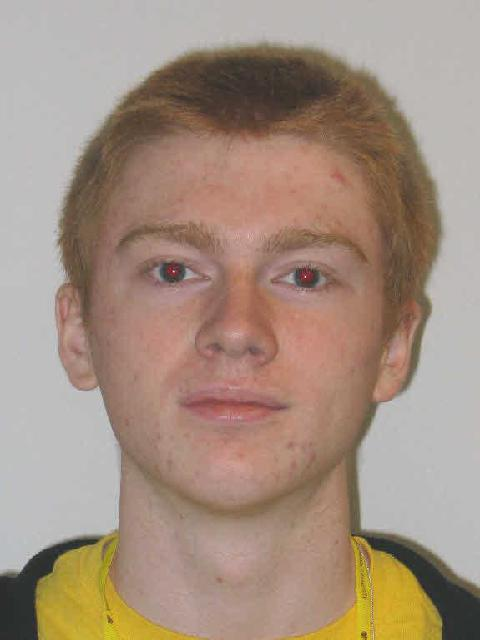
#> input picture Datasets/RosterImages/AHauck.jfif, 480 x 640 px
$ jupyter execute --allow-errors Lab-3-More-Images.ipynb   (shell and % lines are left out)
#> lines starting #> are read from the running program, lines starting #| are printed output that depends on the picture
[cell 1]
import imageio
import visvis as vv
import numpy as np
from PIL import Image

[cell 2]
AH_img = imageio.imread("../Datasets/RosterImages/AHauck.jfif", as_gray='True')
#> AH_img: shape (640, 480) float32; min 25.15, max 224, mean 147.5
AJ_img = imageio.imread("../Datasets/RosterImages/ajohnson.jfif", as_gray='True')
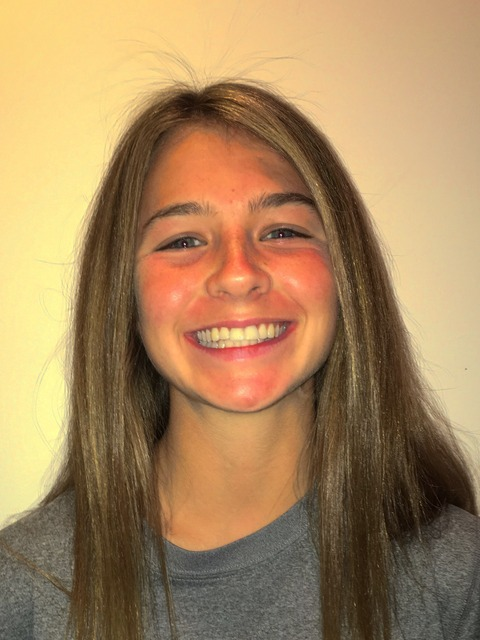
#> input picture Datasets/RosterImages/ajohnson.jfif, 480 x 640 px
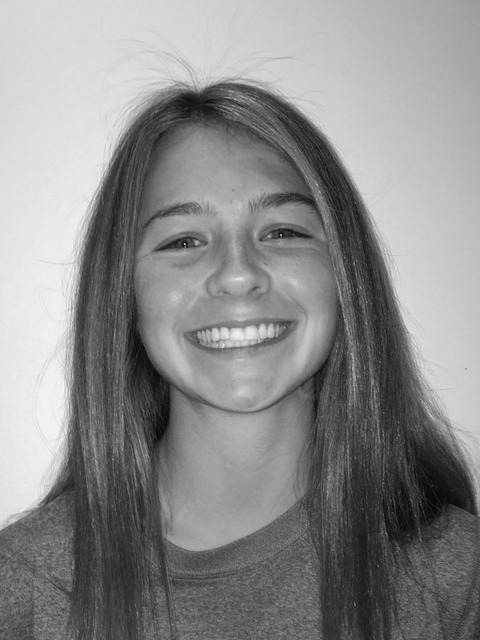
#> AJ_img: shape (640, 480) float32; min 4.18, max 245.5, mean 139.6
DH_img = imageio.imread("../Datasets/RosterImages/dherschel.jfif", as_gray='True')
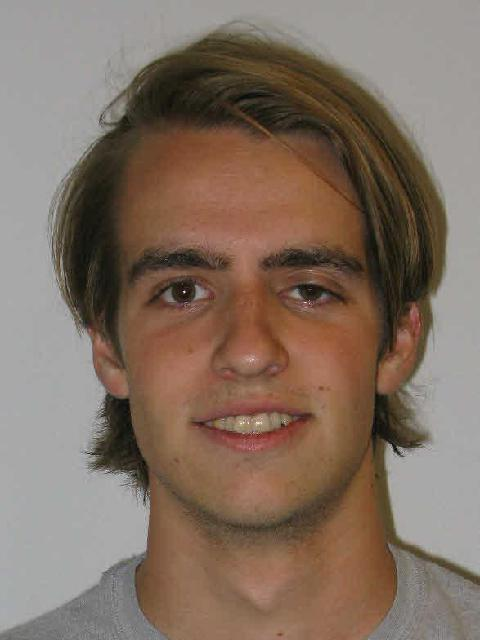
#> input picture Datasets/RosterImages/dherschel.jfif, 480 x 640 px
#> DH_img: shape (640, 480) float32; min 0.587, max 241.4, mean 115.3
AO_img = imageio.imread("../Datasets/RosterImages/aortiz.jfif", as_gray='True')
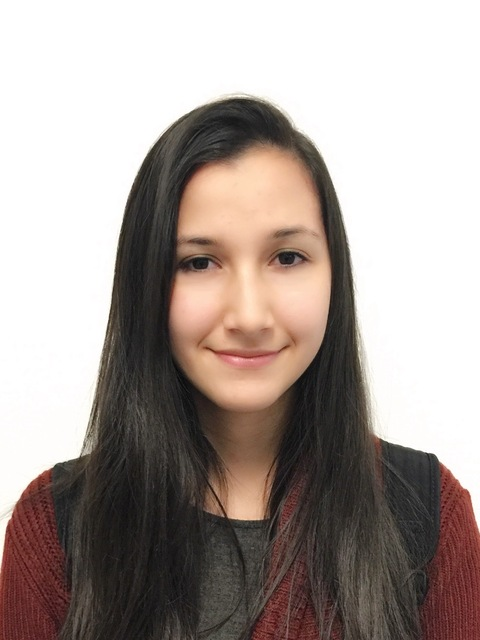
#> input picture Datasets/RosterImages/aortiz.jfif, 480 x 640 px
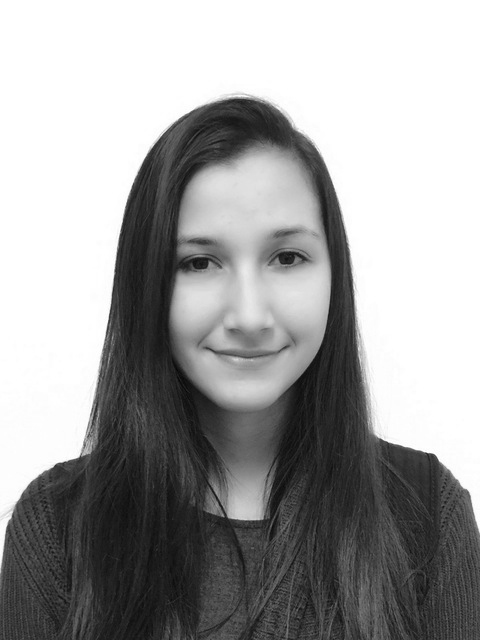
#> AO_img: shape (640, 480) float32; min 4.06, max 255, mean 160.5
AH_img2 = Image.open("../Datasets/RosterImages/AHauck.jfif")

print(np.shape(AH_img))
#| (640, 480)
print(np.shape(AJ_img))
#| (640, 480)
print(np.shape(DH_img))
#| (640, 480)
print(np.shape(AO_img))
#| (640, 480)
AH_rsize = AH_img2.resize((480, 640))
print(np.shape(AH_rsize))
#| (640, 480, 3)
AH_rsize.save("../Datasets/RosterImages/AHauck_rsize.jfif")
AH_rsize2 = imageio.imread("../Datasets/RosterImages/AHauck_rsize.jfif", as_gray='True')
#> AH_rsize2: shape (640, 480) float32; min 25.15, max 224, mean 147.5
print(np.shape(AH_rsize2))
#| (640, 480)

[cell 3]
import matplotlib.pyplot as plt
plt.figure()
plt.imshow(AO_img, cmap=plt.cm.gray)
plt.show()

[cell 4]
plt.figure()
plt.imshow(AJ_img, cmap=plt.cm.gray)
plt.show()

[cell 5]
plt.figure()
plt.imshow(AH_img, cmap=plt.cm.gray)
plt.show()

[cell 6]
plt.figure()
plt.imshow(AH_rsize2, cmap=plt.cm.gray)
plt.show()

# Part 1: Linear Combinations
Load ALL of the images, and check their sizes (you can use the code above as a starter).
Store these images in a list of matrices (rather than individual names or an array).

Notice: You can store images that have different dimensions in a LIST of the matrices. However, if you store them as an array with each matrix as a new entry, only the matrices that are the same size will be able to be stored.

[cell 7]
#Put your code here!
from pathlib import Path
import glob

imgs = {}

for img_uri in glob.glob("../Datasets/RosterImages/*.jfif"):
    img = imageio.imread(img_uri, as_gray='True')
    size = np.shape(img)
#> size = (640, 480)

    if size in imgs:
        imgs[size].append(img)
    else:
        imgs[size] = [img]
#> pass 2 of the loop `for img_uri in glob.glob("../Datasets/RosterImages/*.jfif"):`:
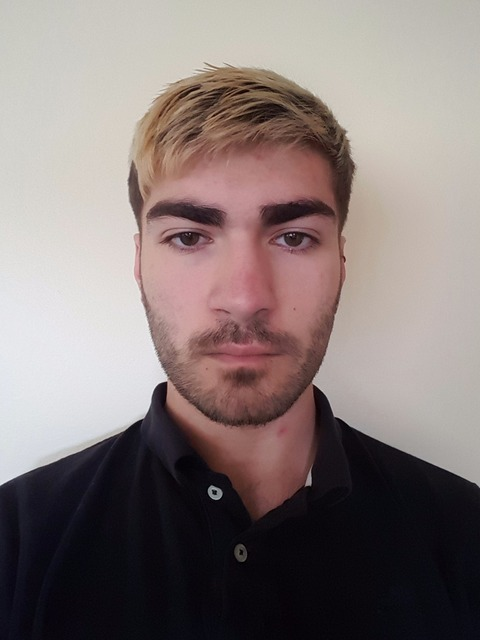
#> input picture Datasets/RosterImages/CGarzella.jfif, 480 x 640 px
#> `img = imageio.imread(img_uri, as_gray='True')`:
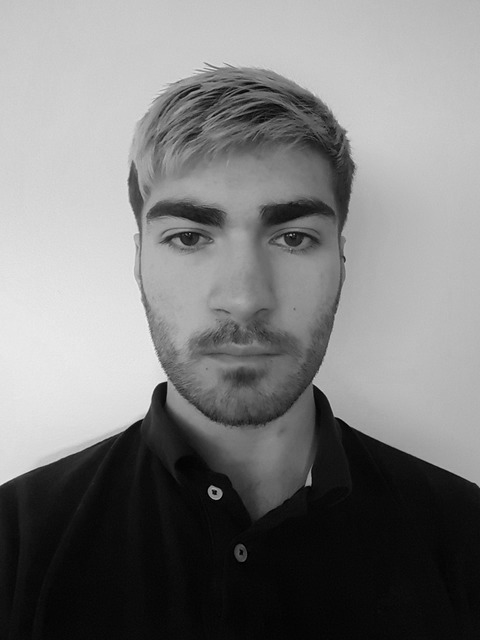
#> img: shape (640, 480) float32; min 0.299, max 241, mean 125
#> pass 3 of the loop `for img_uri in glob.glob("../Datasets/RosterImages/*.jfif"):`:
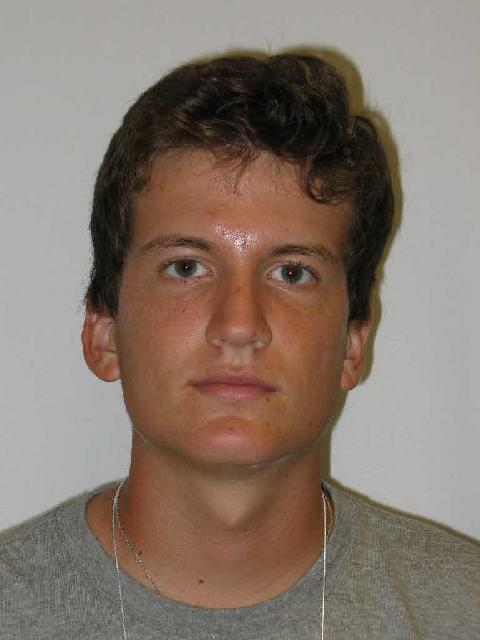
#> input picture Datasets/RosterImages/GCarvajal.jfif, 480 x 640 px
#> `img = imageio.imread(img_uri, as_gray='True')`:
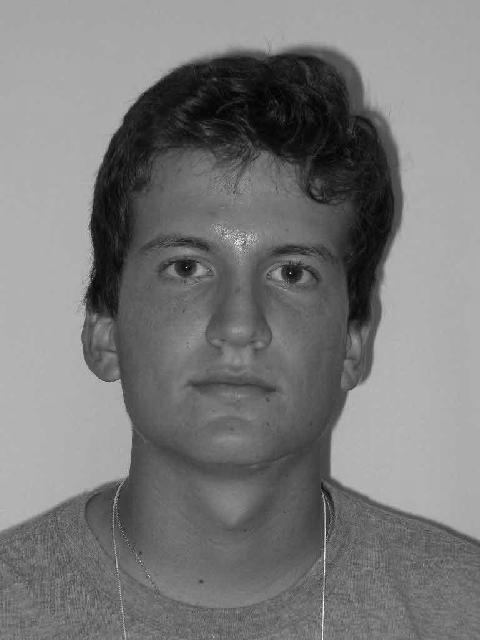
#> img: shape (640, 480) float32; min 0, max 252.6, mean 121.7
#> the loop made 6 passes; the first 3 are shown

for k, v in imgs.items():
    print(k, len(v))
#> this loop made 1 pass
#| (640, 480) 6
    # => shows (640, 480) to be the mode size (5)

Now, loop over your list and extract all the matrices that are the same size and store those in an array.
If you prefer, you can actually go back and modify you loop(s) above to do so, and re-execute the cell.

#### Merging Images via Linear Combinations
Write a loop to make 10 images with progressive combinations of two different images that are the same size. The first image should be just one of the basic images, and the last should be the other image. These should all be stored in the same array, with the final index being which image in the sequence it is. (I.E., [x-indx, y-indx, img-indx] ).

[cell 8]
#Loop over to make the combinations of the images.
targets = imgs[(640, 480)]
#> targets = 6 items
target1 = targets[0]
target2 = targets[1]

for concentration in range(0, 11):
    c1 = concentration/10.0
    c2 = (10.0 - concentration)/10.0

    print(c1 * 100, "\% Target-1; ", c2 * 100, "\% Target-2")
    plt.figure()
    plt.imshow(c1*target1+c2*target2, cmap=plt.cm.gray)
    plt.show()

#### Making an animation
Look at these two sites, and attempt to animate the transition between the two images.

http://louistiao.me/posts/notebooks/embedding-matplotlib-animations-in-jupyter-notebooks/

http://louistiao.me/posts/notebooks/embedding-matplotlib-animations-in-jupyter-as-interactive-javascript-widgets/

[cell 9]
import numpy as np
import matplotlib.pyplot as plt

from matplotlib import animation, rc
from IPython.display import HTML

target1 = targets[0]
target2 = targets[1]
fig, ax = plt.subplots()

im = plt.imshow(target2, animated=True)

# animation function. This is called sequentially
def animate(concentration):
    c1 = concentration/10.0
    c2 = (10.0 - concentration)/10.0

    im.set_array(c1*target1 + c2*target2)
    return (im,)

# call the animator. blit=True means only re-draw the parts that have changed.
anim = animation.FuncAnimation(fig, animate, frames=10, interval=200, blit=True)
#> (the rest of this cell did not finish here and is left out)

# Part 2: Edge detection in a Picture
Let's try to do the edge detection from the convolutions intro, but on some of the images.

#### Replicating code from the convolutions notebook.
Copy the code for the "Top" matrix, the "Straight" matrices, and the "diagonal" matrices.

[cell 10]
# Put all that code here.

import math,sys,os,numpy as np
from numpy.linalg import norm
from PIL import Image
from matplotlib import pyplot as plt, rcParams, rc
# from scipy.ndimage import imread
# from skimage.measure import block_reduce
import pickle as pickle
from scipy.ndimage.filters import correlate, convolve
rcParams['figure.figsize'] = 3, 6
np.set_printoptions(precision=4, linewidth=100)

def plots(ims, interp=False, titles=None):
#> called with interp = False
    ims=np.array(ims)
    mn,mx=ims.min(),ims.max()
    f = plt.figure(figsize=(12,24))
    for i in range(len(ims)):
        sp=f.add_subplot(1, len(ims), i+1)
        if not titles is None: sp.set_title(titles[i], fontsize=18)
        plt.imshow(ims[i], interpolation=None if interp else 'none', vmin=mn,vmax=mx)

def plot(im, interp=False):
    f = plt.figure(figsize=(3,6), frameon=True)
    plt.imshow(im, interpolation=None if interp else 'none')

plt.gray()
plt.close()

# Put all that code here.
top=[[-1,-1,-1],
     [ 1, 1, 1],
     [ 0, 0, 0]]
plot(top)


straights=[np.rot90(top,i) for i in range(4)]
plots(straights)

br=[[ 0, 0, 1],
    [ 0, 1,-1.5],
    [ 1,-1.5, 0]]

diags = [np.rot90(br,i) for i in range(4)]
plots(diags)

plots(diags + straights)

#### Edge detection with convolutions
Use the convolutions example to apply the straight and diagonal matrices through convolutions to at least two images. I'd recommend using Ari's image and another one.

[cell 11]
rots = straights + diags
corrs = []
convs = []

# AO

for rot in rots:
    tempConv = convolve(AO_img, rot)
    convs.append(tempConv)

    tempCorr = correlate(AO_img, rot)
    corrs.append(tempCorr)

    np.allclose(tempConv, tempCorr)
#> this loop made 8 passes
#> pass 1, `tempConv = convolve(AO_img, rot)`:
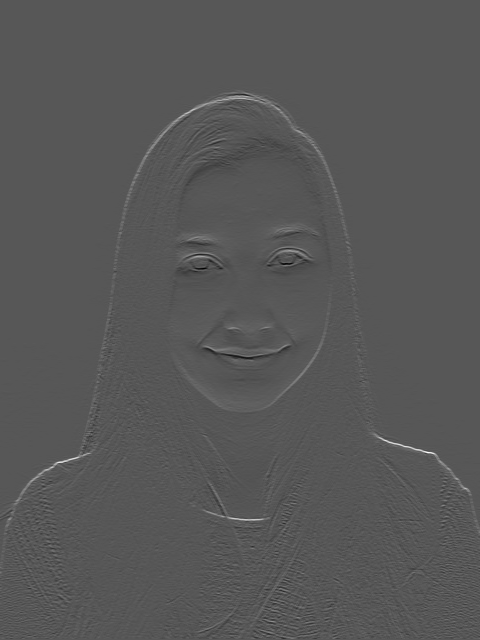
#> tempConv: shape (640, 480) float32; min -220.7, max 426, mean 0.9; drawn with min black and max white
#> pass 2, `tempCorr = correlate(AO_img, rot)`:
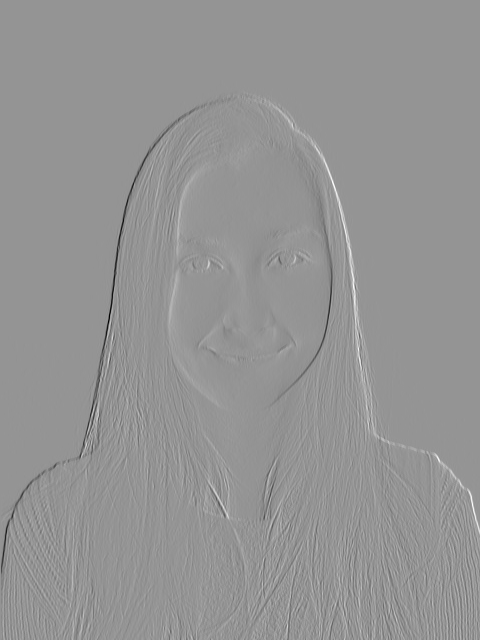
#> tempCorr: shape (640, 480) float32; min -455.7, max 326.4, mean -0.1; drawn with min black and max white
#> after the loop, convs = 8 items; corrs = 8 items

plots(corrs)
plots(convs)

# AJ

corrs.clear()
convs.clear()

for rot in rots:
    tempConv = convolve(AO_img, rot)
    convs.append(tempConv)

    tempCorr = correlate(AO_img, rot)
    corrs.append(tempCorr)

    np.allclose(tempConv, tempCorr)

plots(corrs)
plots(convs)
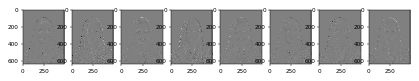
#> figure drawn by matplotlib, 8 panels

# Part 3: Resize all your images
This will require a significant amount of saving and loading... but it'll almost all be the same command.
Practice your python skills by writing a loop that uses the file name, reads it in, resizes than rewrites it!
You may want to use the python module "OS" ...which has commands for getting all the files from a directory etc.

Also worth noting, I had to import an additional package, "Image" from "PIL" to get the simple resizing modules... we may talk about that mathematical process later...

End goal:
A dictionary with (key, value) of (name, image_array) ... where each image array is a 640 x 480 image.

[cell 12]
#Put your code here
import imageio
import visvis as vv
import numpy as np
import glob
from PIL import Image
from pathlib import Path

imgs = {}
targetSize = (480, 640)

for img_uri in glob.glob("../Datasets/RosterImages/*.jfif"):
    img = Image.open(img_uri)
    img_name = img_uri.split("/")[-1].split(".")[0]
    size = np.shape(img)[:2]

    #reversing for below comparison
    sizeRef = (size[1], size[0])
#> sizeRef = (480, 640)

    if sizeRef != targetSize:
        img.resize(targetSize).save(img_uri)

    img.close()
    img = imageio.imread(img_uri, as_gray='True')
    imgs[img_name] = img
#> pass 2 of the loop `for img_uri in glob.glob("../Datasets/RosterImages/*.jfif"):`:
#> pass 3 of the loop `for img_uri in glob.glob("../Datasets/RosterImages/*.jfif"):`:
#> the loop made 6 passes; the first 3 are shown


# quick check
for k, v in imgs.items():
    plot(v)
    print(k, np.shape(v))
#> this loop made 6 passes
#> k on passes 1 to 6: 'AHauck', 'CGarzella', 'GCarvajal', 'ajohnson', 'aortiz', 'dherschel'
#| AHauck (640, 480)
#| CGarzella (640, 480)
#| GCarvajal (640, 480)
#| ajohnson (640, 480)
#| aortiz (640, 480)
#| dherschel (640, 480)

The following parts are based largely on the lab "Eigenfaces" from the textbook "Coding the Matrix". It has been modified to use standard packages (for SVD and images) as well as use roster images and a general image file (with some faces some not).

# Part 4: Computing the Centroid and the Centered Image Vectors
In this part you'll compute an averaged image, and the resulting "centered" image vectors

## Task: Compute the Centroid of the Images
Find the centroid (average) of the face images.

[cell 13]
#Enter your code here!

iCopy = imgs.copy()
#> iCopy = 6 items
centroid = iCopy.popitem()[1]
# centroid = np.mean( np.array([imgs.values]), axis=0 )
# print(centroid)

for (name, img) in imgs.items():
    centroid = centroid + img
#> this loop made 6 passes
#> pass 1, `centroid = centroid + img`:
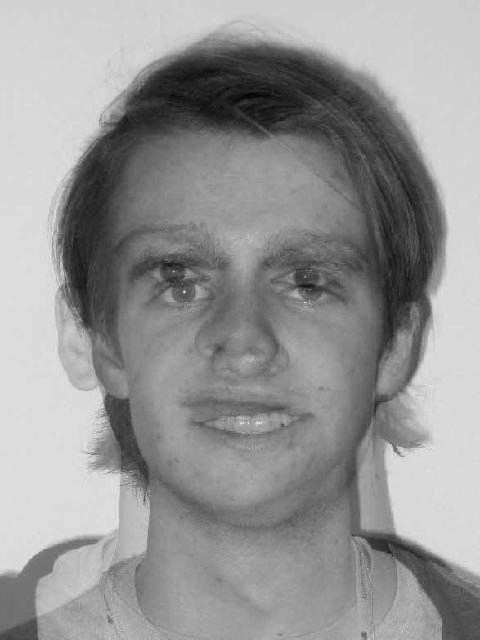
#> centroid: shape (640, 480) float32; min 60.85, max 404.8, mean 262.8; drawn with min black and max white


centroid = centroid / (1.0 * len(imgs))
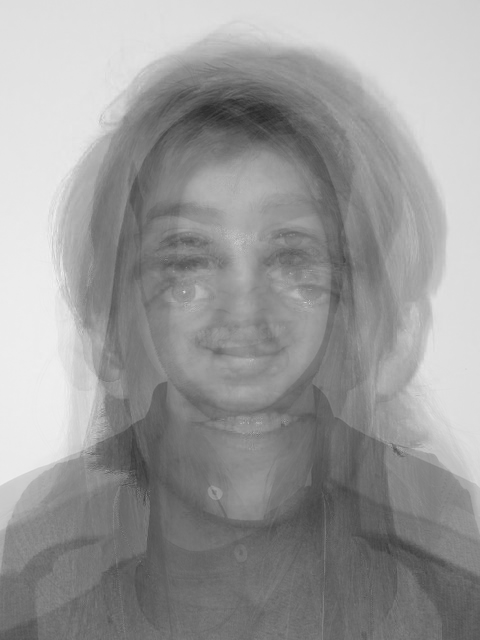
#> centroid: shape (640, 480) float32; min 42.26, max 240.3, mean 154.1
plot(centroid)
